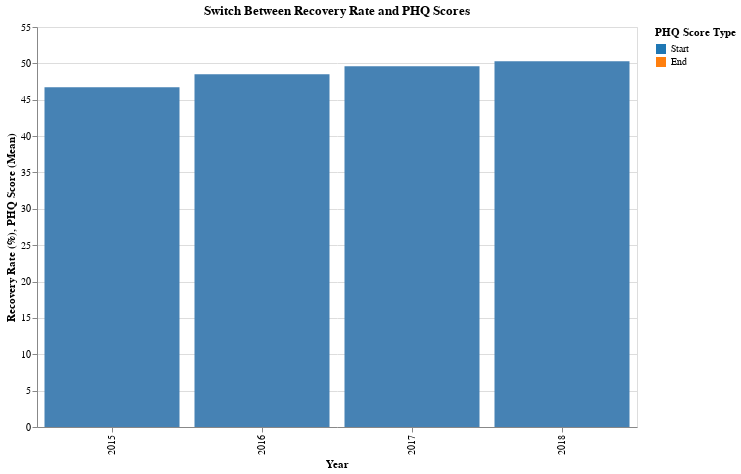

The code cell stored with this chart in its notebook:
### Code cell
import pandas as pd
import altair as alt

# Prepare the datasets for both charts
recovery_rate_yearly['Graph'] = 'Recovery Rate'
PHQ_combined['Graph'] = 'PHQ Scores'

# Concatenate the two datasets
combined_data = pd.concat([recovery_rate_yearly, PHQ_combined])

# Create the dropdown selection
dropdown = alt.binding_select(options=['Recovery Rate', 'PHQ Scores'], name='Select Graph:')
selection = alt.selection_point(fields=['Graph'], bind=dropdown, value='Recovery Rate')

# Base chart
base = alt.Chart(combined_data).transform_filter(
    selection
)

# Recovery Rate Chart
recovery_chart = base.transform_filter(
    alt.datum.Graph == 'Recovery Rate'
).mark_bar(color='steelblue').encode(
    x=alt.X('Year:N', title='Year'),
    y=alt.Y('Value:Q', title='Recovery Rate (%)'),
    tooltip=[
        alt.Tooltip('Year:N', title='Year'),
        alt.Tooltip('Value:Q', title='Recovery Rate (%)')
    ]
)

# PHQ Scores Chart
phq_chart = base.transform_filter(
    alt.datum.Graph == 'PHQ Scores'
).mark_bar().encode(
    x=alt.X('Year:O', title='Year'),
    xOffset=alt.XOffset('Type:N', title=None, sort=['Start', 'End']),
    y=alt.Y('Value:Q', title='PHQ Score (Mean)'),
    color=alt.Color('Type:N', title='PHQ Score Type', scale=alt.Scale(domain=['Start', 'End'], range=['#1f77b4', '#ff7f0e'])),
    tooltip=[
        alt.Tooltip('Year:O', title='Year'),
        alt.Tooltip('Type:N', title='PHQ Score Type'),
        alt.Tooltip('Value:Q', title='PHQ Score (Mean)')
    ]
).transform_filter(
    alt.datum.Graph == 'PHQ Scores'
)

# Layer the charts and add selection
combined_chart = alt.layer(recovery_chart, phq_chart).add_selection(
    selection
).properties(
    title='Switch Between Recovery Rate and PHQ Scores',
    width=600,
    height=400
)

# Display the chart
combined_chart

### Figure 1 — Vega-Lite specification as saved in the notebook (floating-point values rounded to 4 significant figures)
{"config": {"view": {"continuousWidth": 300, "continuousHeight": 300}}, "layer": [{"mark": {"type": "bar", "color": "steelblue"}, "encoding": {"tooltip": [{"field": "Year", "title": "Year", "type": "nominal"}, {"field": "Value", "title": "Recovery Rate (%)", "type": "quantitative"}], "x": {"field": "Year", "title": "Year", "type": "nominal"}, "y": {"field": "Value", "title": "Recovery Rate (%)", "type": "quantitative"}}, "name": "view_3", "transform": [{"filter": {"param": "param_5"}}, {"filter": "(datum.Graph === 'Recovery Rate')"}]}, {"mark": {"type": "bar"}, "encoding": {"color": {"field": "Type", "scale": {"domain": ["Start", "End"], "range": ["#1f77b4", "#ff7f0e"]}, "title": "PHQ Score Type", "type": "nominal"}, "tooltip": [{"field": "Year", "title": "Year", "type": "ordinal"}, {"field": "Type", "title": "PHQ Score Type", "type": "nominal"}, {"field": "Value", "title": "PHQ Score (Mean)", "type": "quantitative"}], "x": {"field": "Year", "title": "Year", "type": "ordinal"}, "xOffset": {"field": "Type", "sort": ["Start", "End"], "title": null, "type": "nominal"}, "y": {"field": "Value", "title": "PHQ Score (Mean)", "type": "quantitative"}}, "transform": [{"filter": {"param": "param_5"}}, {"filter": "(datum.Graph === 'PHQ Scores')"}, {"filter": "(datum.Graph === 'PHQ Scores')"}]}], "data": {"name": "data-e3021a8610abd8aca578815d73f29cb4"}, "height": 400, "params": [{"name": "param_5", "select": {"type": "point", "fields": ["Graph"]}, "bind": {"input": "select", "options": ["Recovery Rate", "PHQ Scores"], "name": "Select Graph:"}, "value": "Recovery Rate", "views": ["view_3"]}], "title": "Switch Between Recovery Rate and PHQ Scores", "width": 600, "$schema": "https://vega.github.io/schema/vega-lite/v5.20.1.json", "datasets": {"data-e3021a8610abd8aca578815d73f29cb4": [{"Indicator ID": 92217, "Indicator Name": "Recovery rate: % of IAPT referrals finishing a course of treatment who are \"moving to recovery\" (annual)", "Parent Code": "E92000001", "Parent Name": "England", "Area Code": "E92000001", "Area Name": "England", "Area Type": "England", "Sex": "Persons", "Age": "18+ yrs", "Category Type": "Problem descriptor", "Category": "Depression", "Time period": "2015/16", "Value": 46.7, "Lower CI 95.0 limit": null, "Upper CI 95.0 limit": null, "Lower CI 99.8 limit": null, "Upper CI 99.8 limit": null, "Count": 53020.0, "Denominator": null, "Value note": null, "Recent Trend": null, "Compared to England value or percentiles": "Not compared", "Compared to percentiles": "Not compared", "Time period Sortable": 20150000, "New data": null, "Compared to goal": null, "Time period range": "1y", "Year": "2015", "Graph": "Recovery Rate", "Type": null}, {"Indicator ID": 92217, "Indicator Name": "Recovery rate: % of IAPT referrals finishing a course of treatment who are \"moving to recovery\" (annual)", "Parent Code": "E92000001", "Parent Name": "England", "Area Code": "E92000001", "Area Name": "England", "Area Type": "England", "Sex": "Persons", "Age": "18+ yrs", "Category Type": "Problem descriptor", "Category": "Depression", "Time period": "2016/17", "Value": 48.5, "Lower CI 95.0 limit": null, "Upper CI 95.0 limit": null, "Lower CI 99.8 limit": null, "Upper CI 99.8 limit": null, "Count": 73710.0, "Denominator": null, "Value note": null, "Recent Trend": null, "Compared to England value or percentiles": "Not compared", "Compared to percentiles": "Not compared", "Time period Sortable": 20160000, "New data": null, "Compared to goal": null, "Time period range": "1y", "Year": "2016", "Graph": "Recovery Rate", "Type": null}, {"Indicator ID": 92217, "Indicator Name": "Recovery rate: % of IAPT referrals finishing a course of treatment who are \"moving to recovery\" (annual)", "Parent Code": "E92000001", "Parent Name": "England", "Area Code": "E92000001", "Area Name": "England", "Area Type": "England", "Sex": "Persons", "Age": "18+ yrs", "Category Type": "Problem descriptor", "Category": "Depression", "Time period": "2017/18", "Value": 49.6, "Lower CI 95.0 limit": null, "Upper CI 95.0 limit": null, "Lower CI 99.8 limit": null, "Upper CI 99.8 limit": null, "Count": 93170.0, "Denominator": 517900.0, "Value note": null, "Recent Trend": null, "Compared to England value or percentiles": "Not compared", "Compared to percentiles": "Not compared", "Time period Sortable": 20170000, "New data": null, "Compared to goal": null, "Time period range": "1y", "Year": "2017", "Graph": "Recovery Rate", "Type": null}, {"Indicator ID": 92217, "Indicator Name": "Recovery rate: % of IAPT referrals finishing a course of treatment who are \"moving to recovery\" (annual)", "Parent Code": "E92000001", "Parent Name": "England", "Area Code": "E92000001", "Area Name": "England", "Area Type": "England", "Sex": "Persons", "Age": "18+ yrs", "Category Type": "Problem descriptor", "Category": "Depression", "Time period": "2018/19", "Value": 50.3, "Lower CI 95.0 limit": null, "Upper CI 95.0 limit": null, "Lower CI 99.8 limit": null, "Upper CI 99.8 limit": null, "Count": 110400.0, "Denominator": 219500.0, "Value note": "Value based on count rounded up to the nearest 5", "Recent Trend": "Cannot be calculated", "Compared to England value or percentiles": "Not compared", "Compared to percentiles": "Not compared", "Time period Sortable": 20180000, "New data": null, "Compared to goal": null, "Time period range": "1y", "Year": "2018", "Graph": "Recovery Rate", "Type": null}, {"Indicator ID": 92917, "Indicator Name": "Depression - PHQ score at start of course of treatment: Mean Score", "Parent Code": "E92000001", "Parent Name": "England", "Area Code": "E92000001", "Area Name": "England", "Area Type": "England", "Sex": "Persons", "Age": "18+ yrs", "Category Type": null, "Category": null, "Time period": "2015/16", "Value": 17.2, "Lower CI 95.0 limit": 12.3, "Upper CI 95.0 limit": 22.1, "Lower CI 99.8 limit": null, "Upper CI 99.8 limit": null, "Count": null, "Denominator": null, "Value note": null, "Recent Trend": null, "Compared to England value or percentiles": "Not compared", "Compared to percentiles": "Not compared", "Time period Sortable": 20150000, "New data": null, "Compared to goal": null, "Time period range": "1y", "Year": "2015", "Graph": "PHQ Scores", "Type": "Start"}, {"Indicator ID": 92917, "Indicator Name": "Depression - PHQ score at start of course of treatment: Mean Score", "Parent Code": "E92000001", "Parent Name": "England", "Area Code": "E92000001", "Area Name": "England", "Area Type": "England", "Sex": "Persons", "Age": "18+ yrs", "Category Type": null, "Category": null, "Time period": "2016/17", "Value": 17.3, "Lower CI 95.0 limit": 12.5, "Upper CI 95.0 limit": 22.1, "Lower CI 99.8 limit": null, "Upper CI 99.8 limit": null, "Count": null, "Denominator": null, "Value note": null, "Recent Trend": null, "Compared to England value or percentiles": "Not compared", "Compared to percentiles": "Not compared", "Time period Sortable": 20160000, "New data": null, "Compared to goal": null, "Time period range": "1y", "Year": "2016", "Graph": "PHQ Scores", "Type": "Start"}, {"Indicator ID": 92917, "Indicator Name": "Depression - PHQ score at start of course of treatment: Mean Score", "Parent Code": "E92000001", "Parent Name": "England", "Area Code": "E92000001", "Area Name": "England", "Area Type": "England", "Sex": "Persons", "Age": "18+ yrs", "Category Type": null, "Category": null, "Time period": "2017/18", "Value": 17.3, "Lower CI 95.0 limit": 12.5, "Upper CI 95.0 limit": 22.1, "Lower CI 99.8 limit": null, "Upper CI 99.8 limit": null, "Count": null, "Denominator": null, "Value note": null, "Recent Trend": null, "Compared to England value or percentiles": "Not compared", "Compared to percentiles": "Not compared", "Time period Sortable": 20170000, "New data": null, "Compared to goal": null, "Time period range": "1y", "Year": "2017", "Graph": "PHQ Scores", "Type": "Start"}, {"Indicator ID": 92917, "Indicator Name": "Depression - PHQ score at start of course of treatment: Mean Score", "Parent Code": "E92000001", "Parent Name": "England", "Area Code": "E92000001", "Area Name": "England", "Area Type": "England", "Sex": "Persons", "Age": "18+ yrs", "Category Type": null, "Category": null, "Time period": "2018/19", "Value": 17.3, "Lower CI 95.0 limit": 12.5, "Upper CI 95.0 limit": 22.1, "Lower CI 99.8 limit": null, "Upper CI 99.8 limit": null, "Count": null, "Denominator": null, "Value note": null, "Recent Trend": "Cannot be calculated", "Compared to England value or percentiles": "Not compared", "Compared to percentiles": "Not compared", "Time period Sortable": 20180000, "New data": null, "Compared to goal": null, "Time period range": "1y", "Year": "2018", "Graph": "PHQ Scores", "Type": "Start"}, {"Indicator ID": 92918, "Indicator Name": "Depression - PHQ score at the end of a course of treatment: Mean Score", "Parent Code": "E92000001", "Parent Name": "England", "Area Code": "E92000001", "Area Name": "England", "Area Type": "England", "Sex": "Persons", "Age": "18+ yrs", "Category Type": null, "Category": null, "Time period": "2015/16", "Value": 10.2, "Lower CI 95.0 limit": 3.3, "Upper CI 95.0 limit": 17.1, "Lower CI 99.8 limit": null, "Upper CI 99.8 limit": null, "Count": null, "Denominator": null, "Value note": null, "Recent Trend": null, "Compared to England value or percentiles": "Not compared", "Compared to percentiles": "Not compared", "Time period Sortable": 20150000, "New data": null, "Compared to goal": null, "Time period range": "1y", "Year": "2015", "Graph": "PHQ Scores", "Type": "End"}, {"Indicator ID": 92918, "Indicator Name": "Depression - PHQ score at the end of a course of treatment: Mean Score", "Parent Code": "E92000001", "Parent Name": "England", "Area Code": "E92000001", "Area Name": "England", "Area Type": "England", "Sex": "Persons", "Age": "18+ yrs", "Category Type": null, "Category": null, "Time period": "2016/17", "Value": 10.1, "Lower CI 95.0 limit": 3.2, "Upper CI 95.0 limit": 17.0, "Lower CI 99.8 limit": null, "Upper CI 99.8 limit": null, "Count": null, "Denominator": null, "Value note": null, "Recent Trend": null, "Compared to England value or percentiles": "Not compared", "Compared to percentiles": "Not compared", "Time period Sortable": 20160000, "New data": null, "Compared to goal": null, "Time period range": "1y", "Year": "2016", "Graph": "PHQ Scores", "Type": "End"}, {"Indicator ID": 92918, "Indicator Name": "Depression - PHQ score at the end of a course of treatment: Mean Score", "Parent Code": "E92000001", "Parent Name": "England", "Area Code": "E92000001", "Area Name": "England", "Area Type": "England", "Sex": "Persons", "Age": "18+ yrs", "Category Type": null, "Category": null, "Time period": "2017/18", "Value": 10.2, "Lower CI 95.0 limit": 3.4, "Upper CI 95.0 limit": 17.0, "Lower CI 99.8 limit": null, "Upper CI 99.8 limit": null, "Count": null, "Denominator": null, "Value note": null, "Recent Trend": null, "Compared to England value or percentiles": "Not compared", "Compared to percentiles": "Not compared", "Time period Sortable": 20170000, "New data": null, "Compared to goal": null, "Time period range": "1y", "Year": "2017", "Graph": "PHQ Scores", "Type": "End"}, {"Indicator ID": 92918, "Indicator Name": "Depression - PHQ score at the end of a course of treatment: Mean Score", "Parent Code": "E92000001", "Parent Name": "England", "Area Code": "E92000001", "Area Name": "England", "Area Type": "England", "Sex": "Persons", "Age": "18+ yrs", "Category Type": null, "Category": null, "Time period": "2018/19", "Value": 10.1, "Lower CI 95.0 limit": 3.4, "Upper CI 95.0 limit": 16.8, "Lower CI 99.8 limit": null, "Upper CI 99.8 limit": null, "Count": null, "Denominator": null, "Value note": null, "Recent Trend": "Cannot be calculated", "Compared to England value or percentiles": "Not compared", "Compared to percentiles": "Not compared", "Time period Sortable": 20180000, "New data": null, "Compared to goal": null, "Time period range": "1y", "Year": "2018", "Graph": "PHQ Scores", "Type": "End"}]}}
